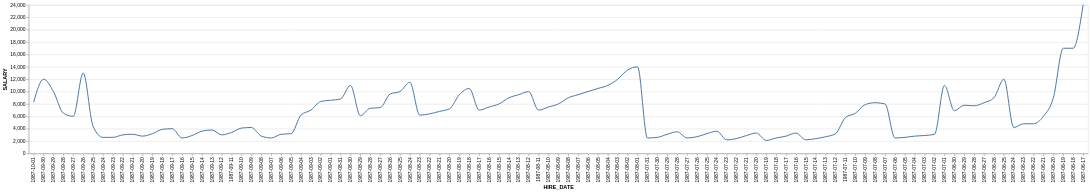

Write a Vega-Lite specification for this figure.
### Vega-Lite specification from a JSON file in a GitHub repository (floating-point values rounded to 4 significant figures)
{"data": {"values": [{"x_data": "1987-06-17", "y_data": 24000}, {"x_data": "1987-06-18", "y_data": 17000}, {"x_data": "1987-06-19", "y_data": 17000}, {"x_data": "1987-06-20", "y_data": 9000}, {"x_data": "1987-06-21", "y_data": 6000}, {"x_data": "1987-06-22", "y_data": 4800}, {"x_data": "1987-06-23", "y_data": 4800}, {"x_data": "1987-06-24", "y_data": 4200}, {"x_data": "1987-06-25", "y_data": 12000}, {"x_data": "1987-06-26", "y_data": 9000}, {"x_data": "1987-06-27", "y_data": 8200}, {"x_data": "1987-06-28", "y_data": 7700}, {"x_data": "1987-06-29", "y_data": 7800}, {"x_data": "1987-06-30", "y_data": 6900}, {"x_data": "1987-07-01", "y_data": 11000}, {"x_data": "1987-07-02", "y_data": 3100}, {"x_data": "1987-07-03", "y_data": 2900}, {"x_data": "1987-07-04", "y_data": 2800}, {"x_data": "1987-07-05", "y_data": 2600}, {"x_data": "1987-07-06", "y_data": 2500}, {"x_data": "1987-07-07", "y_data": 8000}, {"x_data": "1987-07-08", "y_data": 8200}, {"x_data": "1987-07-09", "y_data": 7900}, {"x_data": "1987-07-10", "y_data": 6500}, {"x_data": "1987-07-11", "y_data": 5800}, {"x_data": "1987-07-12", "y_data": 3200}, {"x_data": "1987-07-13", "y_data": 2700}, {"x_data": "1987-07-14", "y_data": 2400}, {"x_data": "1987-07-15", "y_data": 2200}, {"x_data": "1987-07-16", "y_data": 3300}, {"x_data": "1987-07-17", "y_data": 2800}, {"x_data": "1987-07-18", "y_data": 2500}, {"x_data": "1987-07-19", "y_data": 2100}, {"x_data": "1987-07-20", "y_data": 3300}, {"x_data": "1987-07-21", "y_data": 2900}, {"x_data": "1987-07-22", "y_data": 2400}, {"x_data": "1987-07-23", "y_data": 2200}, {"x_data": "1987-07-24", "y_data": 3600}, {"x_data": "1987-07-25", "y_data": 3200}, {"x_data": "1987-07-26", "y_data": 2700}, {"x_data": "1987-07-27", "y_data": 2500}, {"x_data": "1987-07-28", "y_data": 3500}, {"x_data": "1987-07-29", "y_data": 3100}, {"x_data": "1987-07-30", "y_data": 2600}, {"x_data": "1987-07-31", "y_data": 2500}, {"x_data": "1987-08-01", "y_data": 14000}, {"x_data": "1987-08-02", "y_data": 13500}, {"x_data": "1987-08-03", "y_data": 12000}, {"x_data": "1987-08-04", "y_data": 11000}, {"x_data": "1987-08-05", "y_data": 10500}, {"x_data": "1987-08-06", "y_data": 10000}, {"x_data": "1987-08-07", "y_data": 9500}, {"x_data": "1987-08-08", "y_data": 9000}, {"x_data": "1987-08-09", "y_data": 8000}, {"x_data": "1987-08-10", "y_data": 7500}, {"x_data": "1987-08-11", "y_data": 7000}, {"x_data": "1987-08-12", "y_data": 10000}, {"x_data": "1987-08-13", "y_data": 9500}, {"x_data": "1987-08-14", "y_data": 9000}, {"x_data": "1987-08-15", "y_data": 8000}, {"x_data": "1987-08-16", "y_data": 7500}, {"x_data": "1987-08-17", "y_data": 7000}, {"x_data": "1987-08-18", "y_data": 10500}, {"x_data": "1987-08-19", "y_data": 9500}, {"x_data": "1987-08-20", "y_data": 7200}, {"x_data": "1987-08-21", "y_data": 6800}, {"x_data": "1987-08-22", "y_data": 6400}, {"x_data": "1987-08-23", "y_data": 6200}, {"x_data": "1987-08-24", "y_data": 11500}, {"x_data": "1987-08-25", "y_data": 10000}, {"x_data": "1987-08-26", "y_data": 9600}, {"x_data": "1987-08-27", "y_data": 7400}, {"x_data": "1987-08-28", "y_data": 7300}, {"x_data": "1987-08-29", "y_data": 6100}, {"x_data": "1987-08-30", "y_data": 11000}, {"x_data": "1987-08-31", "y_data": 8800}, {"x_data": "1987-09-01", "y_data": 8600}, {"x_data": "1987-09-02", "y_data": 8400}, {"x_data": "1987-09-03", "y_data": 7000}, {"x_data": "1987-09-04", "y_data": 6200}, {"x_data": "1987-09-05", "y_data": 3200}, {"x_data": "1987-09-06", "y_data": 3100}, {"x_data": "1987-09-07", "y_data": 2500}, {"x_data": "1987-09-08", "y_data": 2800}, {"x_data": "1987-09-09", "y_data": 4200}, {"x_data": "1987-09-10", "y_data": 4100}, {"x_data": "1987-09-11", "y_data": 3400}, {"x_data": "1987-09-12", "y_data": 3000}, {"x_data": "1987-09-13", "y_data": 3800}, {"x_data": "1987-09-14", "y_data": 3600}, {"x_data": "1987-09-15", "y_data": 2900}, {"x_data": "1987-09-16", "y_data": 2500}, {"x_data": "1987-09-17", "y_data": 4000}, {"x_data": "1987-09-18", "y_data": 3900}, {"x_data": "1987-09-19", "y_data": 3200}, {"x_data": "1987-09-20", "y_data": 2800}, {"x_data": "1987-09-21", "y_data": 3100}, {"x_data": "1987-09-22", "y_data": 3000}, {"x_data": "1987-09-23", "y_data": 2600}, {"x_data": "1987-09-24", "y_data": 2600}, {"x_data": "1987-09-25", "y_data": 4400}, {"x_data": "1987-09-26", "y_data": 13000}, {"x_data": "1987-09-27", "y_data": 6000}, {"x_data": "1987-09-28", "y_data": 6500}, {"x_data": "1987-09-29", "y_data": 10000}, {"x_data": "1987-09-30", "y_data": 12000}, {"x_data": "1987-10-01", "y_data": 8300}]}, "mark": {"type": "line", "interpolate": "monotone"}, "encoding": {"x": {"field": "x_data", "type": "nominal", "title": "HIRE_DATE", "sort": "descending"}, "y": {"field": "y_data", "type": "quantitative", "title": "SALARY"}}}
